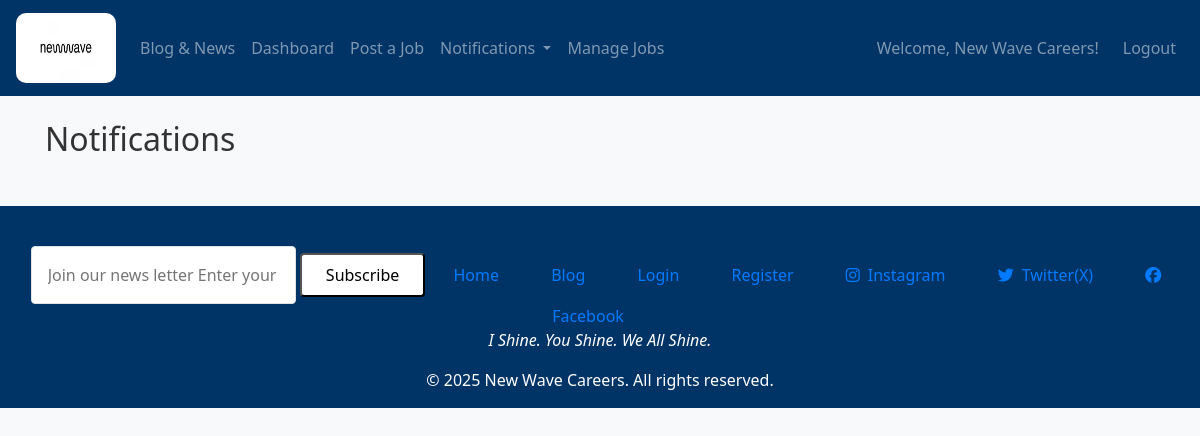
The app's page /notifications (signed in), older data.
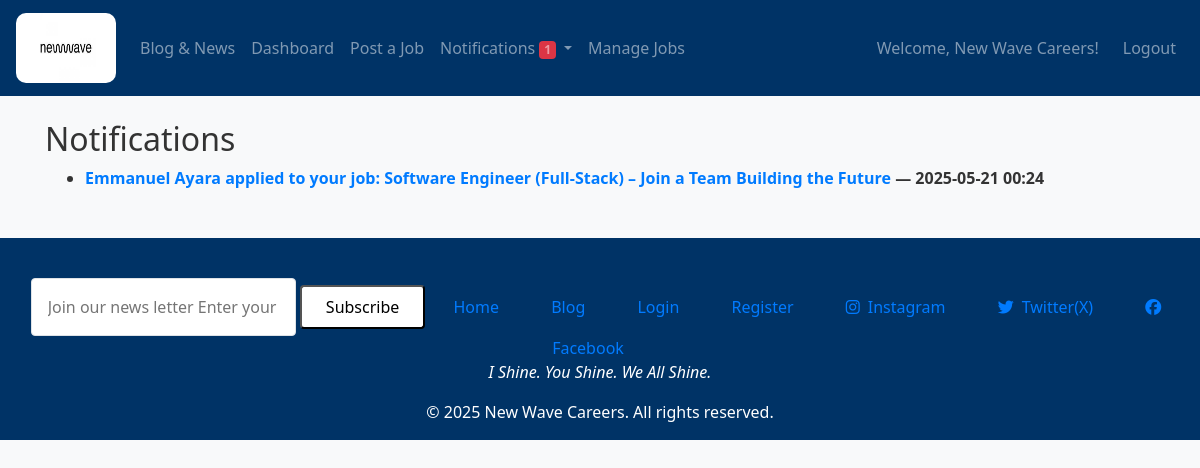
The same page, newer data.
### models.py (models this page shows, shortened)
class Notification(db.Model):
    id = db.Column(db.Integer, primary_key=True)
    user_id = db.Column(
        db.Integer,
        db.ForeignKey('user.id', name='fk_notification_user_id'),
        nullable=False
    )
    message = db.Column(db.String(255), nullable=False)
    link = db.Column(db.String(255))
    timestamp = db.Column(db.DateTime, default=datetime.utcnow)
    is_read = db.Column(db.Boolean, default=False)

### routes.py (the view)
@app.route('/notifications')
@login_required
def notifications():
    user_notifications = Notification.query.filter_by(user_id=current_user.id).order_by(Notification.timestamp.desc()).all()
    return render_template('notifications.html', notifications=user_notifications, UserRole=UserRole)

### app.py (called while the page is built)
@app.after_request
def add_header(response):
    response.headers["Cache-Control"] = "no-store, no-cache, must-revalidate, max-age=0"
    return response

### models.py (called while the page is built)
@login_manager.user_loader
def load_user(user_id):
    return User.query.get(int(user_id))

### templates/notifications.html
{% extends "layout.html" %}
{% block content %}
<h2>Notifications</h2>
<ul>
  {% for n in notifications %}
    <li style="margin-bottom: 10px;">
      {% if not n.is_read %}<strong>{% endif %}
      <a href="{{ n.link }}">{{ n.message }}</a> — {{ n.timestamp.strftime('%Y-%m-%d %H:%M') }}
      {% if not n.is_read %}</strong>{% endif %}
    </li>
  {% endfor %}
</ul>
{% endblock %}

### templates/layout.html (shortened to what the changed rows need)
<!DOCTYPE html>
<html lang="en">
<head>
  <link rel="stylesheet" href="https://cdnjs.cloudflare.com/ajax/libs/font-awesome/6.5.0/css/all.min.css" />
  <link rel="stylesheet" href="https://stackpath.bootstrapcdn.com/bootstrap/4.5.2/css/bootstrap.min.css">
  <link rel="stylesheet" href="static/style.css">
</head>
<body>
  <nav class="navbar navbar-expand-lg navbar-dark bg-primary">
    <div class="collapse navbar-collapse" id="navbarContent">
      <ul class="navbar-nav mr-auto">
        {% if current_user.is_authenticated %}
          {% if current_user.role == UserRole.JOB_SEEKER %}
            <li class="nav-item"><a class="nav-link" href="{{ url_for('blog') }}">Blog & News</a></li>
            <li class="nav-item"><a class="nav-link" href="{{ url_for('dashboard') }}">Dashboard</a></li>
            <li class="nav-item"><a class="nav-link" href="{{ url_for('jobs') }}">Jobs</a></li>
            <li class="nav-item dropdown">
              <a class="nav-link dropdown-toggle" href="{{ url_for('notifications') }}" id="notificationDropdown" role="button" data-bs-toggle="dropdown" aria-expanded="false">
                  Notifications
                  {% set unread = current_user.notifications|selectattr("is_read", "equalto", False)|list %}
                  {% if unread|length > 0 %}
                      <span class="badge bg-danger">{{ unread|length }}</span>
                  {% endif %}
              </a>
              <ul class="dropdown-menu dropdown-menu-end" aria-labelledby="notificationDropdown" style="max-height: 300px; overflow-y: auto;">
                {% set sorted_notifications = current_user.notifications | sort(attribute="timestamp", reverse=True) %}
                {% for n in sorted_notifications[:5] %}
                {% endfor %}
                  <li><hr class="dropdown-divider"></li>
                  <li><a class="dropdown-item text-center" href="{{ url_for('notifications') }}">View All</a></li>
              </ul>
          </li>
          {% elif current_user.role == UserRole.EMPLOYER %}
            <li class="nav-item dropdown">
              <a class="nav-link dropdown-toggle" href="{{ url_for('notifications') }}" id="notificationDropdown" role="button" data-bs-toggle="dropdown" aria-expanded="false">
                  Notifications
                  {% set unread = current_user.notifications|selectattr("is_read", "equalto", False)|list %}
                  {% if unread|length > 0 %}
                      <span class="badge bg-danger">{{ unread|length }}</span>
                  {% endif %}
              </a>
                {% set sorted_notifications = current_user.notifications | sort(attribute="timestamp", reverse=True) %}
          </li>
          {% endif %}
        {% else %}
          <li class="nav-item"><a class="nav-link" href="{{ url_for('blog') }}">Blog & News</a></li>
          <li class="nav-item"><a class="nav-link" href="{{ url_for('login') }}">Login</a></li>
          <li class="nav-item"><a class="nav-link" href="{{ url_for('register') }}">Register</a></li>
        {% endif %}
      </ul>
    </div>
  </nav>
  <div class="container mt-4">
    {% block content %}{% endblock %}
  </div>
</body>
</html>

Row changes from the older to the newer data that the page shows:
added Notification: message "Emmanuel Ayara applied to your job: Software Engineer (Full-Stack) – Join a Team Building the Future", timestamp "2025-05-21 00:24"
Text that changed along with them:
{{ unread|length }}: (not shown) → "1"
